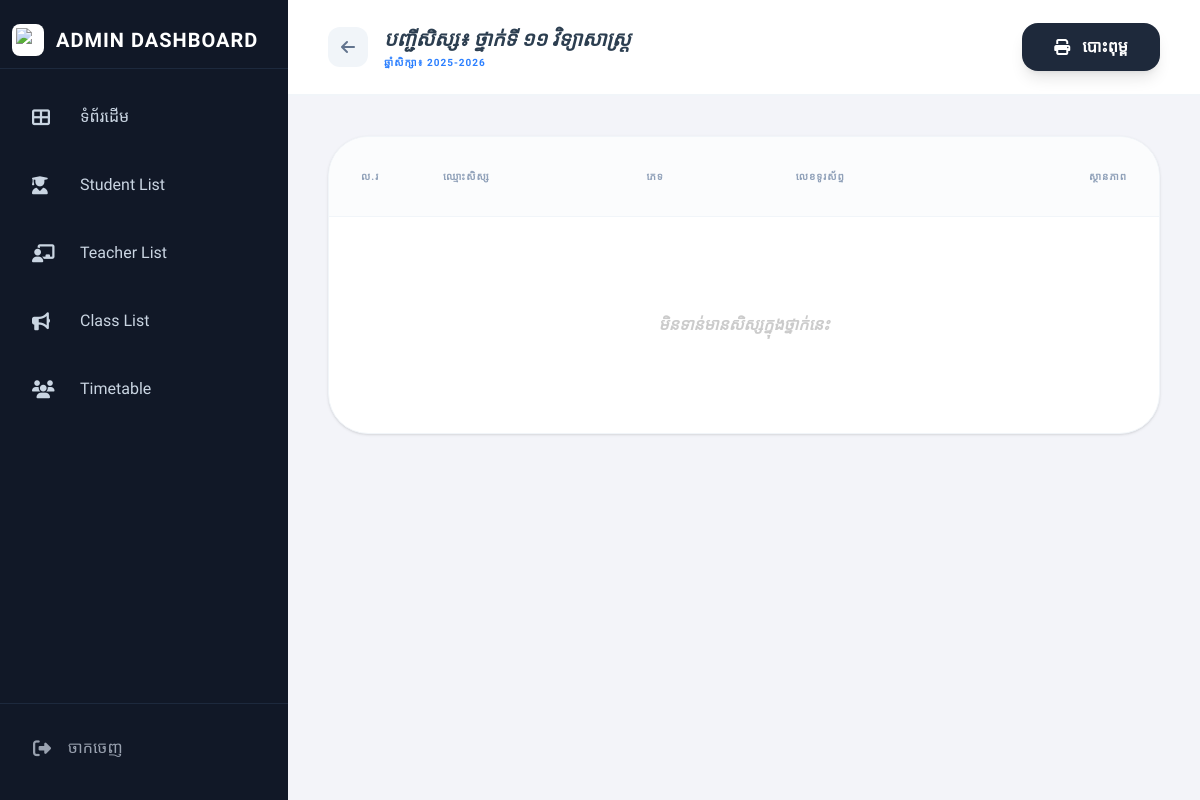
The app's page /views/admin/class_student_details.php?class_id=5 (signed in), older data.
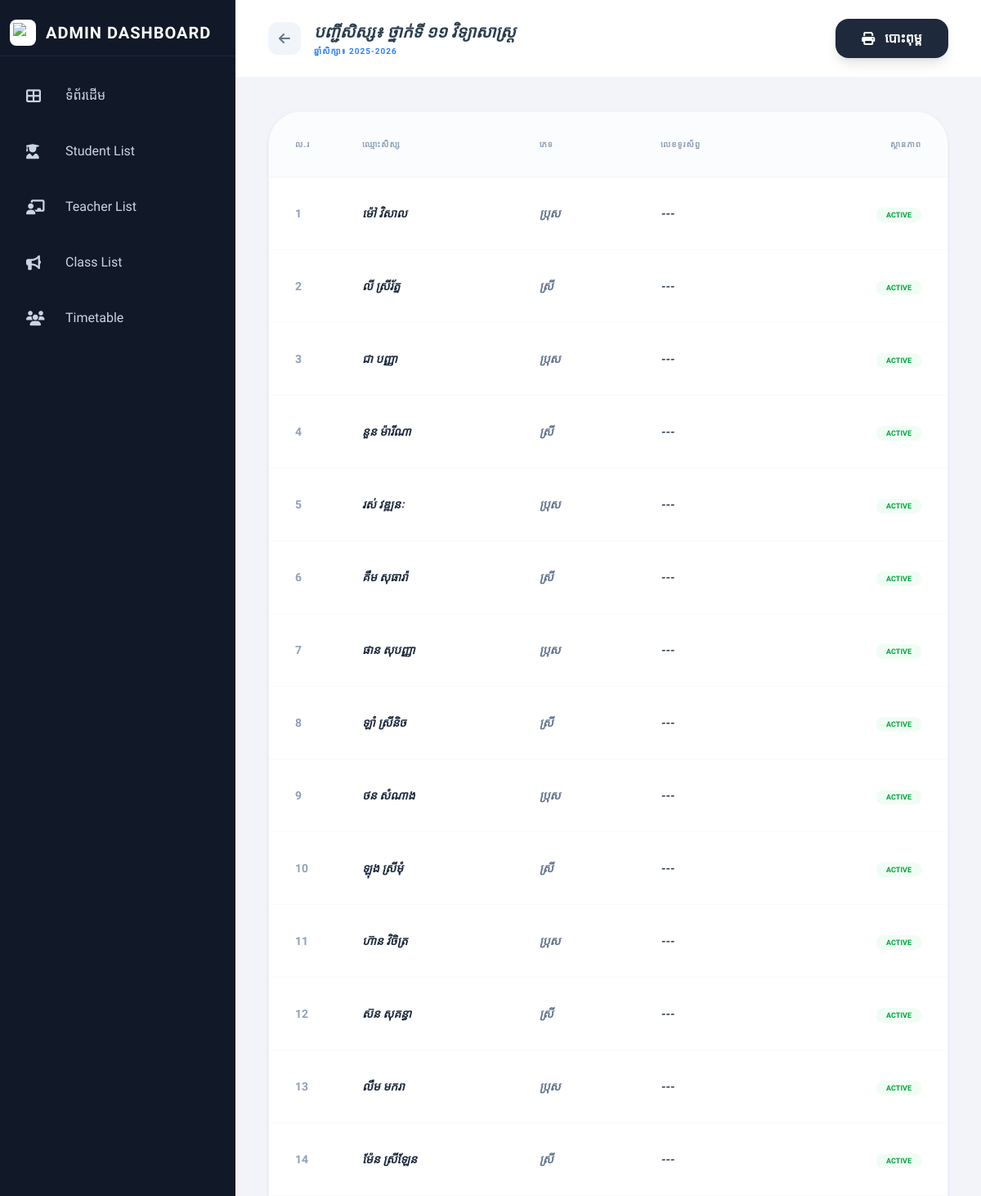
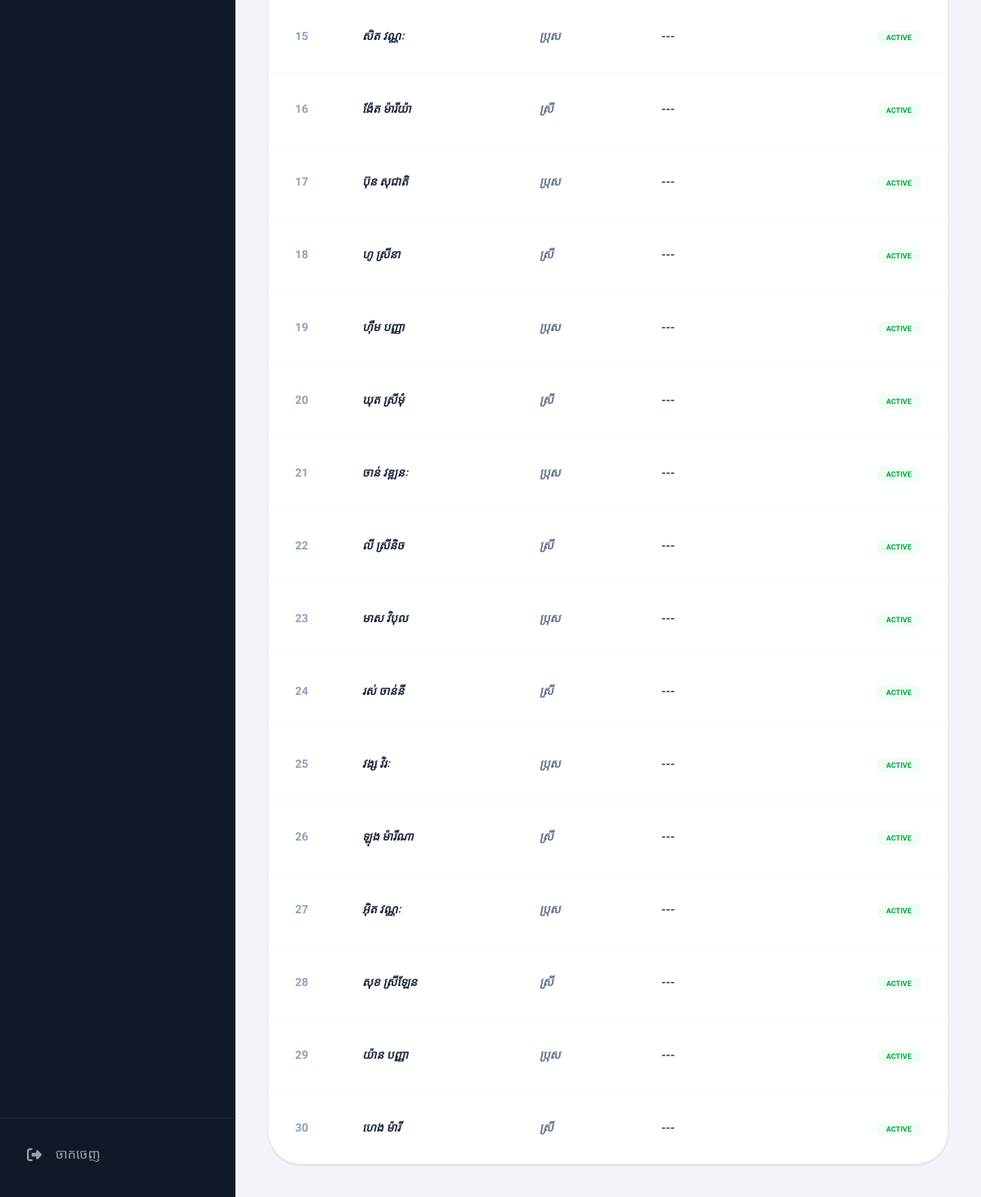
The same page, newer data (2 pictures, top to bottom).
### tables this page shows
CREATE TABLE `students` (
  `id` int(11) NOT NULL,
  `user_id` int(11) DEFAULT NULL,
  `student_id` varchar(50) DEFAULT NULL,
  `full_name` varchar(255) DEFAULT NULL,
  `full_name_en` varchar(255) DEFAULT NULL,
  `gender` varchar(10) DEFAULT NULL,
  `dob` varchar(50) DEFAULT NULL,
  `pob` text,
  `address` text,
  `father_name` varchar(255) DEFAULT NULL,
  `mother_name` varchar(255) DEFAULT NULL,
  `father_job` varchar(100) DEFAULT NULL,
  `mother_job` varchar(100) DEFAULT NULL,
  `father_phone` varchar(20) DEFAULT NULL,
  `mother_phone` varchar(20) DEFAULT NULL,
  `stream` varchar(100) DEFAULT NULL,
  `class_name` varchar(50) DEFAULT NULL,
  `status` varchar(20) DEFAULT 'Active',
  `class_id` int(11) DEFAULT NULL,
  `academic_year` varchar(20) DEFAULT NULL,
  `photo` varchar(255) DEFAULT 'default.png',
  `profile_img` varchar(255) DEFAULT NULL,
  `phone` varchar(50) DEFAULT NULL,
  `parent_phone` varchar(20) DEFAULT NULL
);

### views/admin/class_student_details.php (the view, shortened to what this page needs)
<?php
require_once '../../config/db.php';
$class_id = isset($_GET['class_id']) ? mysqli_real_escape_string($conn, $_GET['class_id']) : 0;
$class_query = mysqli_query($conn, "SELECT * FROM classes WHERE id = '$class_id'");
$class_data = mysqli_fetch_assoc($class_query);
include '../../includes/header.php';
?>
<div class="flex h-screen w-full bg-[#f8fafc] overflow-hidden font-['Kantumruy_Pro']">
    <?php include '../../includes/sidebar_admin.php'; ?>
    <div class="flex-1 flex flex-col min-w-0 h-full overflow-hidden">
        <header class="bg-white border-b-2 border-slate-100 h-24 flex items-center justify-between px-10 shrink-0">
            <div class="flex items-center gap-4">
                <a href="classes_list.php" class="w-10 h-10 flex items-center justify-center bg-slate-100 text-slate-500 rounded-xl hover:bg-slate-200 transition-all">
                    <i class="fas fa-arrow-left"></i>
                </a>
                <div>
                    <h2 class="text-xl font-bold text-slate-800 italic uppercase">បញ្ជីសិស្ស៖ <?= $class_data['class_name'] ?></h2>
                    <p class="text-[10px] text-blue-500 font-bold uppercase tracking-widest mt-0.5">ឆ្នាំសិក្សា៖ 2025-2026</p>
                </div>
            </div>
            <button onclick="window.print()" class="bg-[#1e293b] text-white px-8 py-3 rounded-2xl font-bold hover:bg-black shadow-lg flex items-center gap-3 transition-all">
                <i class="fas fa-print"></i> បោះពុម្ព
            </button>
        </header>
        <main class="flex-1 overflow-y-auto p-10 bg-[#f3f4f9] custom-scrollbar">
            <div class="bg-white rounded-[2.5rem] shadow-sm border border-slate-100 overflow-hidden">
                <table class="w-full text-left">
                    <thead>
                        <tr class="bg-slate-50/50 text-slate-400 text-[10px] font-black uppercase tracking-widest border-b border-slate-100">
                            <th class="p-8 w-20">ល.រ</th>
                            <th class="p-8">ឈ្មោះសិស្ស</th>
                            <th class="p-8">ភេទ</th>
                            <th class="p-8">លេខទូរស័ព្ទ</th>
                            <th class="p-8 text-right">ស្ថានភាព</th>
                        </tr>
                    </thead>
                    <tbody class="divide-y divide-slate-50">
                        <?php
                        $student_sql = "SELECT * FROM students WHERE class_id = '$class_id' ORDER BY id ASC";
                        $student_res = mysqli_query($conn, $student_sql);
                        $count = 1;
                        if(mysqli_num_rows($student_res) > 0):
                            while($st = mysqli_fetch_assoc($student_res)):
                        ?>
                        <tr class="group hover:bg-slate-50/50 transition-all">
                            <td class="p-8 font-bold text-slate-400 text-sm"><?= $count++ ?></td>
                            <td class="p-8">
                                <div class="font-black text-slate-800 text-sm italic uppercase">
                                    <?php
                                        echo $st['full_name'] ?? $st['name'] ?? $st['name_kh'] ?? 'មិនទាន់មានឈ្មោះ';
                                    ?>
                                </div>
                            </td>
                            <td class="p-8 text-sm font-bold text-slate-500 italic">
                                <?= $st['gender'] ?? 'មិនបញ្ជាក់' ?>
                            </td>
                            <td class="p-8 font-black text-slate-700 text-sm italic">
                                <?= !empty($st['phone']) ? $st['phone'] : '---' ?>
                            </td>
                            <td class="p-8 text-right">
                                <span class="px-3 py-1 bg-green-50 text-green-600 rounded-lg text-[9px] font-black uppercase">Active</span>
                            </td>
                        </tr>
                        <?php endwhile; ?>
                        <?php else: ?>
                        <tr>
                            <td colspan="5" class="p-24 text-center opacity-20 italic font-bold">មិនទាន់មានសិស្សក្នុងថ្នាក់នេះ</td>
                        </tr>
                        <?php endif; ?>
                    </tbody>
                </table>
            </div>
        </main>
    </div>
</div>

Row changes from the older to the newer data that the page shows:
added students: full_name "ម៉ៅ វិសាល", gender "ប្រុស"
added students: full_name "លី ស្រីរ័ត្ន", gender "ស្រី"
added students: full_name "ជា បញ្ញា", gender "ប្រុស"
added students: full_name "នួន ម៉ារីណា", gender "ស្រី"
added students: full_name "រស់ វឌ្ឍនៈ", gender "ប្រុស"
added students: full_name "គឹម សុធារ៉ា", gender "ស្រី"
added students: full_name "ផាន សុបញ្ញា", gender "ប្រុស"
added students: full_name "ឡាំ ស្រីនិច", gender "ស្រី"
added students: full_name "ថន សំណាង", gender "ប្រុស"
added students: full_name "ឡុង ស្រីមុំ", gender "ស្រី"
added students: full_name "ហ៊ាន វិចិត្រ", gender "ប្រុស"
added students: full_name "ស៊ន សុគន្ធា", gender "ស្រី"
added students: full_name "លឹម មករា", gender "ប្រុស"
added students: full_name "ម៉ែន ស្រីឡែន", gender "ស្រី"
added students: full_name "សិត វណ្ណៈ", gender "ប្រុស"
added students: full_name "ង៉ែត ម៉ារីយ៉ា", gender "ស្រី"
added students: full_name "ប៊ុន សុជាតិ", gender "ប្រុស"
added students: full_name "ហូ ស្រីនា", gender "ស្រី"
added students: full_name "ហ៊ឹម បញ្ញា", gender "ប្រុស"
added students: full_name "ឃុត ស្រីមុំ", gender "ស្រី"
added students: full_name "ចាន់ វឌ្ឍនៈ", gender "ប្រុស"
added students: full_name "លី ស្រីនិច", gender "ស្រី"
added students: full_name "មាស វិបុល", gender "ប្រុស"
added students: full_name "រស់ ចាន់នី", gender "ស្រី"
added students: full_name "វង្ស វិរៈ", gender "ប្រុស"
added students: full_name "ឡុង ម៉ារីណា", gender "ស្រី"
added students: full_name "អ៊ិត វណ្ណៈ", gender "ប្រុស"
added students: full_name "សុខ ស្រីឡែន", gender "ស្រី"
added students: full_name "យ៉ាន បញ្ញា", gender "ប្រុស"
added students: full_name "ហេង ម៉ារី", gender "ស្រី"
Text that changed along with them:
text no longer shown: "មិនទាន់មានសិស្សក្នុងថ្នាក់នេះ"
